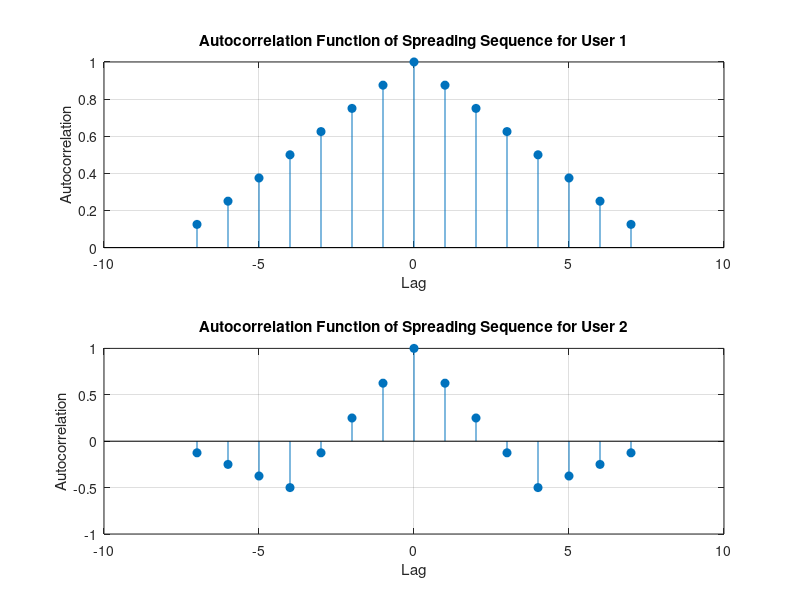

This chart was generated by the following MATLAB code:
% Define the spreading sequences for User 1 and User 2
spreading_sequence_user1 = [1, 1, 1, 1, 1, 1, 1, 1];
spreading_sequence_user2 = [1, 1, 1, 1, -1, -1, -1, -1];
% Compute the autocorrelation functions
autocorr_function_user1 = xcorr(spreading_sequence_user1);
autocorr_function_user2 = xcorr(spreading_sequence_user2);
% Normalize the autocorrelation functions
autocorr_function_user1 = autocorr_function_user1 / max(abs(autocorr_function_user1));
autocorr_function_user2 = autocorr_function_user2 / max(abs(autocorr_function_user2));
% Create a figure for the subplots
figure;
% Plot the autocorrelation function for User 1
subplot(2,1,1); % Create the first subplot
stem(-length(spreading_sequence_user1)+1:length(spreading_sequence_user1)-1, autocorr_function_user1, 'filled');
title('Autocorrelation Function of Spreading Sequence for User 1');
xlabel('Lag');
ylabel('Autocorrelation');
grid on;
% Plot the autocorrelation function for User 2
subplot(2,1,2); % Create the second subplot
stem(-length(spreading_sequence_user2)+1:length(spreading_sequence_user2)-1, autocorr_function_user2, 'filled');
title('Autocorrelation Function of Spreading Sequence for User 2');
xlabel('Lag');
ylabel('Autocorrelation');
grid on;
